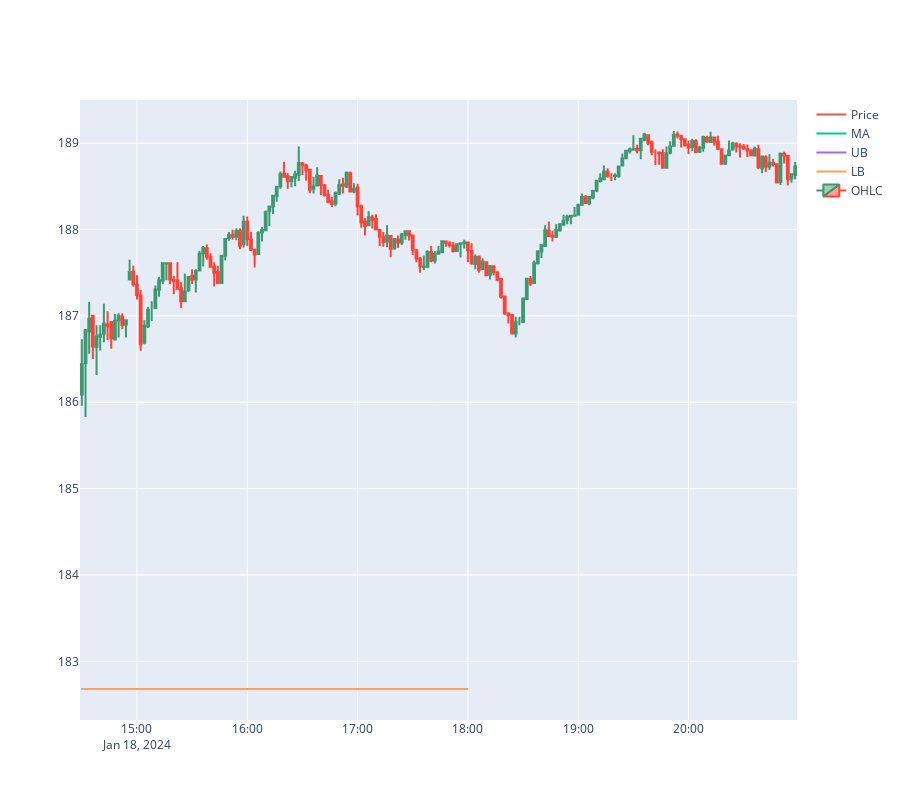

Notebook cell for this chart:
### Code cell
AAPL_Bot.Plotting("2m")

### Figure 1 — Plotly figure (JSON) as saved in the notebook; plotly's stock layout.template omitted (floating-point values rounded to 4 significant figures; data arrays with more than 128 entries replaced by an {"elided": "..."} marker saying what was removed)
{"data": [{"marker": {"color": [], "size": 15, "symbol": []}, "mode": "markers", "name": "Buys + Sells", "type": "scatter", "x": [], "y": []}, {"mode": "lines", "name": "Price", "type": "scatter", "x": {"elided": "211 str values"}, "y": {"elided": "211 float values"}}, {"mode": "lines", "name": "MA", "type": "scatter", "x": {"elided": "211 str values"}, "y": {"elided": "211 float values"}}, {"mode": "lines", "name": "UB", "type": "scatter", "x": {"elided": "211 str values"}, "y": {"elided": "211 float values"}}, {"mode": "lines", "name": "LB", "type": "scatter", "x": {"elided": "211 str values"}, "y": {"elided": "211 float values"}}, {"close": {"elided": "195 float values"}, "high": {"elided": "195 float values"}, "low": {"elided": "195 float values"}, "name": "OHLC", "open": {"elided": "195 float values"}, "type": "candlestick", "x": {"elided": "195 str values"}}], "layout": {"height": 800, "xaxis": {"rangeslider": {"visible": false}}}}
